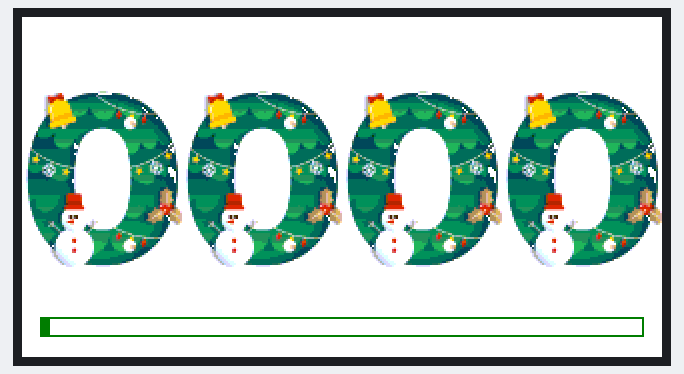
This sketch was run on a simulated ESP32. On the bench: 320×170 colour display. WiFi joins after 1.5 s; servers stay silent unless stated; the local clock reads 2024-03-15 10:24:30 at power-on unless the sketch sets it; what the sketch prints to the serial monitor is not drawn.

Above: at 2.5 s.
At 6.5 s:
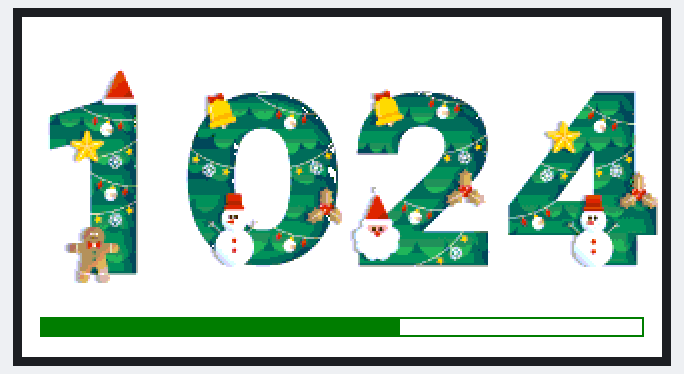
At 11.5 s:
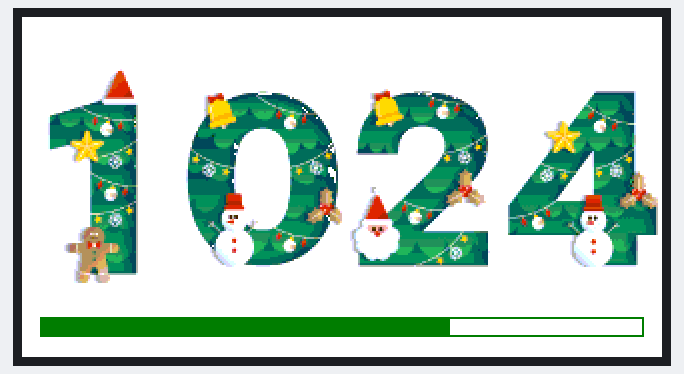
At 20.5 s:
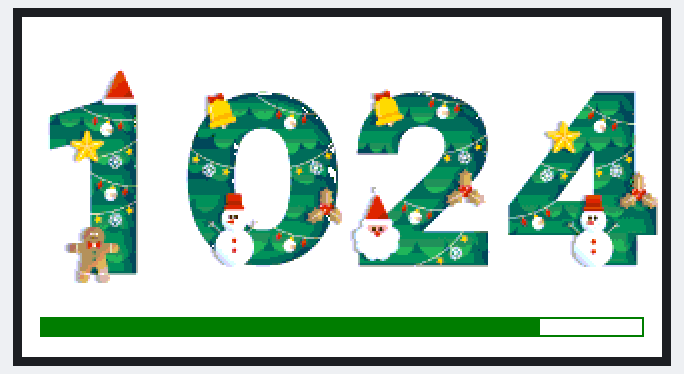
At 29.5 s:
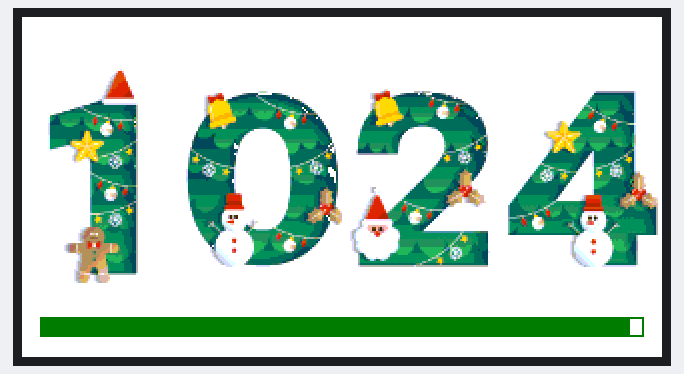
At 38.5 s:
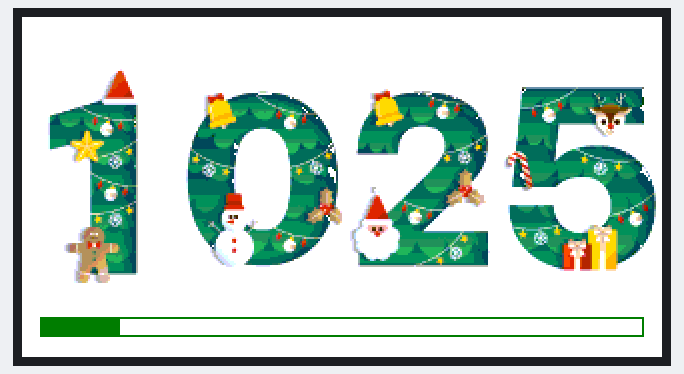

The sketch:

Esp32_ST7789_1_9_Tft_Xmas_Clock_4_Digit_V03.ino
```cpp
/*
  This sketch displays a clock with 'Christmas' clock face on the 320*170 display
  of the ESP32 with ST7789 1.9 inch TFT display.

  The faces are stored as '.h' files in PROGMEM.

  The time is from an NTP server with Time Zone correction.

  The Clock face images are taken from https://github.com/judge2005/EleksTubeIPS
  see folder: more_faces | Christmas
  BMPs are 8 Color Depth and the original size is 135 x 240 pixels
*/

/*
Version Management
22.11.2025 V03 Just 4 digits but an animated seconds bar
22.11.2025 V02 unchanged main sketch but this version is using xmas-style clock faces
31.07.2025 V02 This version is writing the clock face sprites directly to the tft. Simple Reason:
               out of heap error when displaying the 2 year digits on display-sprite
31.07.2025 V01 Initial programming

*/

// ----------------------------------------------------------------
// Sketch and Board information
const char* PROGRAM_VERSION = "ESP32 ST7789 Xmas Clock 4 Digit V03";
const char* PROGRAM_TITLE = "ESP32 Xmas Clock";

// ----------------------------------------------------------------
// WiFi / NTP

const char* WIFI_SSID = "change to your router";
const char* WIFI_PASSWORD = "change to your password";

// Time management
// Configuration of NTP
// choose the best fitting NTP server pool for your country
//#define MY_NTP_SERVER "at.pool.ntp.org"
#define MY_NTP_SERVER "pool.ntp.org"

// choose your time zone from this list
// https://github.com/nayarsystems/posix_tz_db/blob/master/zones.csv
//#define MY_TZ "CET-1CEST,M3.5.0/02,M10.5.0/03"
#define MY_TIMEZONE "CET-1CEST,M3.5.0,M10.5.0/3"

#include <time.h>
#include <WiFi.h>

// Time Globals
time_t now;  // this are the seconds since Epoch (1970) - UTC
tm tm;       // the structure tm holds time information in a more convenient way *
uint8_t hh, mm, ss;
uint8_t dy, mt;  // day and month
uint16_t yr;     // year

// ----------------------------------------------------------------
// TFT Display

#include <Arduino.h>
#include "SPI.h"
#include <TFT_eSPI.h>
TFT_eSPI tft = TFT_eSPI();
TFT_eSprite ts[10] = { TFT_eSprite(&tft), TFT_eSprite(&tft), TFT_eSprite(&tft), TFT_eSprite(&tft), TFT_eSprite(&tft), TFT_eSprite(&tft), TFT_eSprite(&tft), TFT_eSprite(&tft), TFT_eSprite(&tft), TFT_eSprite(&tft) };

#define DISPLAY_ORITENTATION_LANDSCAPE 1  // 1 = USB terminal right side, 2 = USB Top, 3 = USB terminal left side
#define DISPLAY_HEIGHT 240
#define DISPLAY_WIDTH 320

#include "0.h";
#include "1.h";
#include "2.h";
#include "3.h";
#include "4.h";
#include "5.h";
#include "6.h";
#include "7.h";
#include "8.h";
#include "9.h";

const uint16_t DISPLAY_BACKGROUND_COLOR = TFT_WHITE;
const uint16_t DISPLAY_TITLE_COLOR = TFT_RED;
const uint16_t DISPLAY_SECONDS_BAR_COLOR = TFT_DARKGREEN;

const uint16_t CLOCK_FACE_WIDTH = 80;
const uint16_t CLOCK_FACE_HEIGHT = 142;

const uint16_t TITLE_POS_Y = 10;
const uint16_t CLOCK_POS_X = 0;
const uint16_t CLOCK_POS_Y = 10;
const uint16_t DIGITS_WIDTH = CLOCK_FACE_WIDTH;
const uint16_t CALENDER_POS_Y = 140;
const uint16_t SECONDS_BAR_POS_X = 9;
const uint16_t SECONDS_BAR_POS_Y = 150;
const uint16_t SECONDS_BAR_WIDTH = 302;
const uint16_t SECONDS_BAR_HEIGHT = 10;

// ----------------------------------------------------------------
// variables

unsigned long ms = millis();

void setupNtpTime() {
  // Obtain current time and set variables for the Second, Minute and Hour
  configTime(0, 0, MY_NTP_SERVER);  // 0, 0 because we will use TZ in the next line
  setenv("TZ", MY_TIMEZONE, 1);     // Set environment variable with your time zone
  tzset();
}

void setupWiFi() {
  // start network
  WiFi.persistent(false);
  WiFi.mode(WIFI_STA);
  WiFi.begin(WIFI_SSID, WIFI_PASSWORD);
  while (WiFi.status() != WL_CONNECTED) {
    delay(200);
    Serial.print(".");
  }
  Serial.println("\nWiFi connected");
}

void setupDisplay() {
  // initial setup of display unit
  tft.init();  // initialise the display unit
  //tft.begin();
  tft.setRotation(DISPLAY_ORITENTATION_LANDSCAPE);
  tft.fillScreen(DISPLAY_BACKGROUND_COLOR);  // fill screen with white background
  // initialize the clock face sprites to get true colors
  for (int i = 0; i < 10; i++) {
    ts[i].setSwapBytes(true);
    ts[i].setColorDepth(8);
    ts[i].createSprite(CLOCK_FACE_WIDTH, CLOCK_FACE_HEIGHT);
  }
}

void createDisplayTimeCharacters() {
  for (int i = 0; i < 10; i++) {
    ts[i].setColorDepth(8);
    ts[i].setSwapBytes(true);
    ts[i].createSprite(CLOCK_FACE_WIDTH, CLOCK_FACE_HEIGHT);
  }
  ts[0].pushImage(0, 0, CLOCK_FACE_WIDTH, CLOCK_FACE_HEIGHT, _0);
  ts[1].pushImage(0, 0, CLOCK_FACE_WIDTH, CLOCK_FACE_HEIGHT, _1);
  ts[2].pushImage(0, 0, CLOCK_FACE_WIDTH, CLOCK_FACE_HEIGHT, _2);
  ts[3].pushImage(0, 0, CLOCK_FACE_WIDTH, CLOCK_FACE_HEIGHT, _3);
  ts[4].pushImage(0, 0, CLOCK_FACE_WIDTH, CLOCK_FACE_HEIGHT, _4);
  ts[5].pushImage(0, 0, CLOCK_FACE_WIDTH, CLOCK_FACE_HEIGHT, _5);
  ts[6].pushImage(0, 0, CLOCK_FACE_WIDTH, CLOCK_FACE_HEIGHT, _6);
  ts[7].pushImage(0, 0, CLOCK_FACE_WIDTH, CLOCK_FACE_HEIGHT, _7);
  ts[8].pushImage(0, 0, CLOCK_FACE_WIDTH, CLOCK_FACE_HEIGHT, _8);
  ts[9].pushImage(0, 0, CLOCK_FACE_WIDTH, CLOCK_FACE_HEIGHT, _9);
}

void setup() {
  Serial.begin(115200);
  delay(500);
  Serial.println(PROGRAM_VERSION);

  setupNtpTime();
  setupWiFi();
  setupDisplay();

  //tft.setTextColor(DISPLAY_TITLE_COLOR, DISPLAY_BACKGROUND_COLOR);
  //tft.drawCentreString(PROGRAM_TITLE, DISPLAY_WIDTH / 2, TITLE_POS_Y, 4);

  createDisplayTimeCharacters();

}

void updateSecondsBar(uint8_t seconds) {
  if (seconds == 0) {
    tft.fillRect(SECONDS_BAR_POS_X, SECONDS_BAR_POS_Y, SECONDS_BAR_WIDTH, SECONDS_BAR_HEIGHT, DISPLAY_BACKGROUND_COLOR);
    tft.drawRect(SECONDS_BAR_POS_X, SECONDS_BAR_POS_Y, SECONDS_BAR_WIDTH, SECONDS_BAR_HEIGHT, DISPLAY_SECONDS_BAR_COLOR);
  } else {
    tft.drawRect(SECONDS_BAR_POS_X, SECONDS_BAR_POS_Y, SECONDS_BAR_WIDTH, SECONDS_BAR_HEIGHT, DISPLAY_SECONDS_BAR_COLOR);
    tft.fillRect(SECONDS_BAR_POS_X, SECONDS_BAR_POS_Y, seconds * 5, SECONDS_BAR_HEIGHT, DISPLAY_SECONDS_BAR_COLOR);
  }
}

void updateClock() {
  // there are each 2 digits for the hour, minutes and seconds
  // hour
  if (hh < 10) {
    ts[0].pushSprite(CLOCK_POS_X, CLOCK_POS_Y, TFT_TRANSPARENT);
    ts[hh].pushSprite(CLOCK_POS_X + DIGITS_WIDTH, CLOCK_POS_Y, TFT_TRANSPARENT);
  } else if ((hh > 9) && (hh < 20)) {
    ts[1].pushSprite(CLOCK_POS_X, CLOCK_POS_Y, TFT_TRANSPARENT);
    ts[hh - 10].pushSprite(CLOCK_POS_X + DIGITS_WIDTH, CLOCK_POS_Y, TFT_TRANSPARENT);
  } else {
    ts[2].pushSprite(CLOCK_POS_X, CLOCK_POS_Y, TFT_TRANSPARENT);
    ts[hh - 20].pushSprite(CLOCK_POS_X + DIGITS_WIDTH, CLOCK_POS_Y, TFT_TRANSPARENT);
  }
  // minutes
  if (mm < 10) {
    ts[0].pushSprite(CLOCK_POS_X + (2 * DIGITS_WIDTH), CLOCK_POS_Y, TFT_TRANSPARENT);
    ts[mm].pushSprite(CLOCK_POS_X + (3 * DIGITS_WIDTH), CLOCK_POS_Y, TFT_TRANSPARENT);
  } else if (mm > 9) {
    int mmFirst = mm / 10;
    ts[mmFirst].pushSprite(CLOCK_POS_X + (2 * DIGITS_WIDTH), CLOCK_POS_Y, TFT_TRANSPARENT);
    ts[mm - (mmFirst * 10)].pushSprite(CLOCK_POS_X + (3 * DIGITS_WIDTH), CLOCK_POS_Y, TFT_TRANSPARENT);
  }

  updateSecondsBar(ss);
  /*
  // seconds
  if (ss < 10) {
    ts[0].pushSprite(CLOCK_POS_X + (4 * DIGITS_WIDTH), CLOCK_POS_Y, TFT_TRANSPARENT);
    ts[ss].pushSprite(CLOCK_POS_X + (5 * DIGITS_WIDTH), CLOCK_POS_Y, TFT_TRANSPARENT);
  } else if (ss > 9) {
    int ssFirst = ss / 10;
    ts[ssFirst].pushSprite(CLOCK_POS_X + (4 * DIGITS_WIDTH), CLOCK_POS_Y, TFT_TRANSPARENT);
    ts[ss - (ssFirst * 10)].pushSprite(CLOCK_POS_X + (5 * DIGITS_WIDTH), CLOCK_POS_Y, TFT_TRANSPARENT);
  }
  */
}

void updateCalender() {
  // there are each 2 digits for the day, month and year
  // day
  if (dy < 10) {
    ts[0].pushSprite(CLOCK_POS_X, CALENDER_POS_Y, TFT_TRANSPARENT);
    ts[dy].pushSprite(CLOCK_POS_X + DIGITS_WIDTH, CALENDER_POS_Y, TFT_TRANSPARENT);
  } else if ((dy > 9) && (dy < 20)) {
    ts[1].pushSprite(CLOCK_POS_X, CALENDER_POS_Y, TFT_TRANSPARENT);
    ts[dy - 10].pushSprite(CLOCK_POS_X + DIGITS_WIDTH, CALENDER_POS_Y, TFT_TRANSPARENT);
  } else if ((dy > 19) && (dy < 30)) {
    ts[2].pushSprite(CLOCK_POS_X, CALENDER_POS_Y, TFT_TRANSPARENT);
    ts[dy - 20].pushSprite(CLOCK_POS_X + DIGITS_WIDTH, CALENDER_POS_Y, TFT_TRANSPARENT);
  } else {
    ts[3].pushSprite(CLOCK_POS_X, CALENDER_POS_Y, TFT_TRANSPARENT);
    ts[dy - 30].pushSprite(CLOCK_POS_X + DIGITS_WIDTH, CALENDER_POS_Y, TFT_TRANSPARENT);
  }

  // month
  if (mt < 10) {
    ts[0].pushSprite(CLOCK_POS_X + (2 * DIGITS_WIDTH), CALENDER_POS_Y, TFT_TRANSPARENT);
    ts[mt].pushSprite(CLOCK_POS_X + (3 * DIGITS_WIDTH), CALENDER_POS_Y, TFT_TRANSPARENT);
  } else {
    //Serial.printf("mmFirst: %d mmLast: %d\n", mmFirst, mm - (mmFirst * 10));
    ts[1].pushSprite(CLOCK_POS_X + (2 * DIGITS_WIDTH), CALENDER_POS_Y, TFT_TRANSPARENT);
    ts[mt - 10].pushSprite(CLOCK_POS_X + (3 * DIGITS_WIDTH), CALENDER_POS_Y, TFT_TRANSPARENT);
  }

  // year, just the last 2 digits
  ts[(yr - 2000) / 10].pushSprite(CLOCK_POS_X + (4 * DIGITS_WIDTH), CALENDER_POS_Y, TFT_TRANSPARENT);
  ts[(yr / 1U) % 10].pushSprite(CLOCK_POS_X + (5 * DIGITS_WIDTH), CALENDER_POS_Y, TFT_TRANSPARENT);
}

void printCurrentTime() {
  time(&now);              // read the current time
  localtime_r(&now, &tm);  // update the structure tm with the current time
  Serial.print("year:");
  Serial.print(tm.tm_year + 1900);  // years since 1900
  Serial.print("\tmonth:");
  Serial.print(tm.tm_mon + 1);  // January = 0 (!)
  Serial.print("\tday:");
  Serial.print(tm.tm_mday);  // day of month
  Serial.print("\thour:");
  Serial.print(tm.tm_hour);  // hours since midnight 0-23
  Serial.print("\tmin:");
  Serial.print(tm.tm_min);  // minutes after the hour 0-59
  Serial.print("\tsec:");
  Serial.print(tm.tm_sec);  // seconds after the minute 0-61*
  Serial.print("\twday");
  Serial.print(tm.tm_wday);  // days since Sunday 0-6
  if (tm.tm_isdst == 1)      // Daylight Saving Time flag
    Serial.print("\tDST");
  else
    Serial.print("\tstandard");
  Serial.println();
}

void manageDisplay() {
  // Only update the screen once every second and at the start
  if (millis() - ms >= 1000) {
    hh = tm.tm_hour;
    mm = tm.tm_min;
    ss = tm.tm_sec;
    dy = tm.tm_mday;
    mt = tm.tm_mon + 1;
    yr = tm.tm_year + 1900;

    printCurrentTime();
    ms = millis();
    if (++ss > 59) {
      ss = 0;
      if (++mm > 59) {
        mm = 0;
        if (++hh > 23) hh = 0;
      }
    }
    // 6 digits
    updateClock();
    //updateCalender();
  }
}

void loop() {
  manageDisplay();  // manage clock display
}
```

Source omitted: 0.h (data table, 91412 bytes), 1.h (data table, 91412 bytes), 2.h (data table, 91412 bytes), 3.h (data table, 91412 bytes), 4.h (data table, 91412 bytes), 5.h (data table, 91412 bytes), 6.h (data table, 91412 bytes), 7.h (data table, 91412 bytes), 8.h (data table, 91412 bytes), 9.h (data table, 91412 bytes)

Measured:
- what the display in image 0 shows lasts 0.9 s, from 2.4 s to 3.3 s
